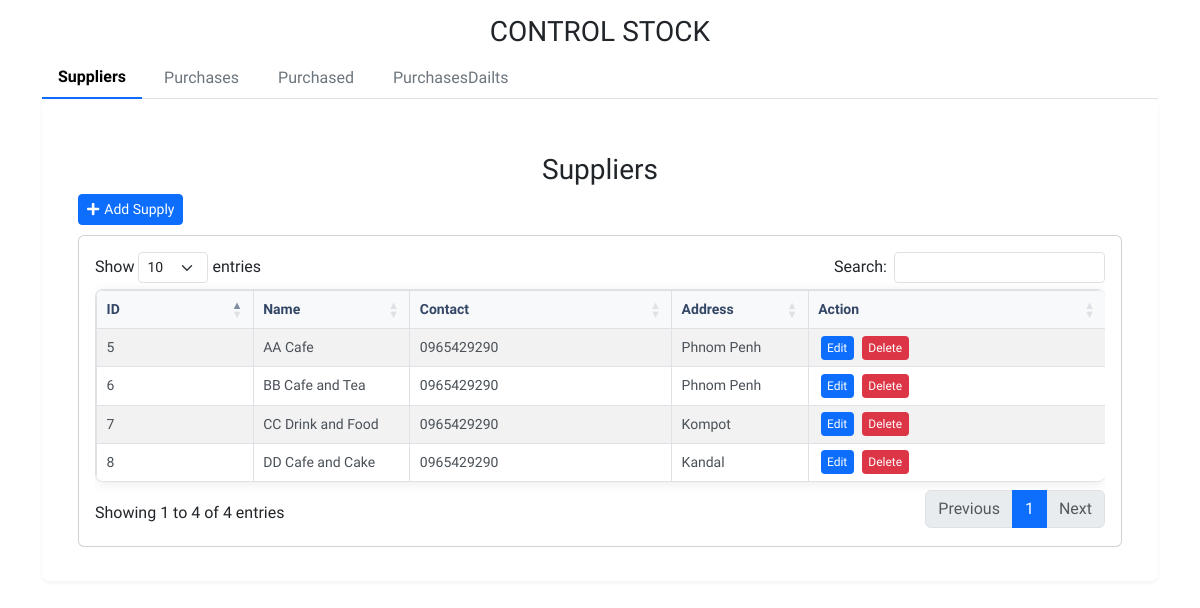
Page /Cafe_System/view/Supplies/index.php on the committed database.
### tables this page shows
CREATE TABLE `suppliers` (
  `SupplierID` int(11) NOT NULL,
  `Name` varchar(150) NOT NULL,
  `Contact` varchar(100) DEFAULT NULL,
  `Address` varchar(255) DEFAULT NULL
);

### Cafe_System/view/Supplies/supplytab.php (shortened to what this page needs)
<?php
include('../../root/Header.php');
include('../../Config/conect.php');
?>
<h3 class="text-center" style="margin-top: 15px;">Suppliers</h3>
<div class="container">
    <button data-bs-toggle="modal" data-bs-target="#exampleModal"
        class="btn btn-primary btn-sm" style="margin-bottom: 10px;">
        <i style="margin-right: 5px;" class="fas fa-plus"></i>Add Supply
    </button>
</div>
<div class="container">
    <div class="row">
        <div class="col-12">
            <div class="card">
                <div class="card-body">
                    <div class="row">
                        <div class="col-12">
                            <div class="table-responsive">
                                <table id="example" class="table table-striped table-bordered" style="width:100%">
                                    <thead>
                                        <tr>
                                            <th scope="col">ID</th>
                                            <th scope="col">Name</th>
                                            <th scope="col">Contact</th>
                                            <th scope="col">Address</th>
                                            <th scope="col">Action</th>
                                        </tr>
                                    </thead>
                                    <tbody>
                                        <?php
                                        $sql = 'SELECT * from suppliers';
                                        $result = $con->query($sql);
                                        while ($row = $result->fetch_assoc()) {
                                        ?>
                                            <tr>
                                                <td><?php echo $row['SupplierID'] ?></td>
                                                <td><?php echo $row['Name'] ?></td>
                                                <td><?php echo $row['Contact'] ?></td>
                                                <td><?php echo $row['Address'] ?></td>
                                                <td>
                                                    <button class="btn btn-primary btn_edit_category btn-sm"
                                                        data-id="<?php echo $row['SupplierID'] ?> "
                                                        data-name="<?php echo $row['Name'] ?>"
                                                        data-contact="<?php echo $row['Contact'] ?>"
                                                        data-address="<?php echo $row['Address'] ?>">Edit</button>
                                                    <button class="btn btn-danger btn-sm" onclick="deleteCategory(<?php echo $row['SupplierID'] ?>)">Delete</button>
                                                </td>
                                            </tr>
                                        <?php
                                        }
                                        ?>
                                    </tbody>
                                </table>
                            </div>
                        </div>
                    </div>
                </div>
            </div>
        </div>
    </div>
</div>

### Cafe_System/Style/style.css (style rules this page uses)
.tab-pane table { width: 100%; border-collapse: separate; border-spacing: 0; background: #fff; border-radius: 8px; overflow: hidden; box-shadow: 0 2px 12px rgba(0, 0, 0, 0.08); margin: 1rem 0; border: 1px solid #dee2e6; font-size: 0.875rem; }
.tab-pane table th { background: #f8f9fa; color: #344767; font-weight: 600; padding: 0.5rem 0.6rem; text-align: left; border-bottom: 2px solid #dee2e6; border-right: 1px solid #dee2e6; white-space: nowrap; }
.tab-pane table th:last-child { border-right: none; }
.tab-pane table td { padding: 0.4rem 0.6rem; border-bottom: 1px solid #dee2e6; border-right: 1px solid #dee2e6; color: #495057; vertical-align: middle; }
.tab-pane table td:last-child { border-right: none; }
.tab-pane table tr:last-child td { border-bottom: none; }
.tab-pane table th:nth-child(1), .tab-pane table td:nth-child(1) { width: 120px; min-width: 120px; }
.tab-pane table th:nth-child(2), .tab-pane table td:nth-child(2) { width: 120px; min-width: 120px; }
.tab-pane table th:nth-child(3), .tab-pane table td:nth-child(3) { width: auto; }
.tab-pane table th:nth-child(4), .tab-pane table td:nth-child(4) { width: 100px; min-width: 100px; }
.tab-pane table .btn { padding: 0.2rem 0.4rem; margin: 0 0.15rem; border-radius: 4px; font-weight: 500; font-size: 0.75rem; }
.tab-pane table .btn-primary { background-color: #0d6efd; border: none; transition: all 0.2s ease; }
.tab-pane table .btn-danger { background-color: #dc3545; border: none; transition: all 0.2s ease; }
.tab-pane table td:nth-child(3) { font-weight: 500; }

### rows in the picture
suppliers: SupplierID "5", Name "AA Cafe", Contact "0965429290", Address "Phnom Penh"
suppliers: SupplierID "6", Name "BB Cafe and Tea", Contact "0965429290", Address "Phnom Penh"
suppliers: SupplierID "7", Name "CC Drink and Food", Contact "0965429290", Address "Kompot"
suppliers: SupplierID "8", Name "DD Cafe and Cake", Contact "0965429290", Address "Kandal"
